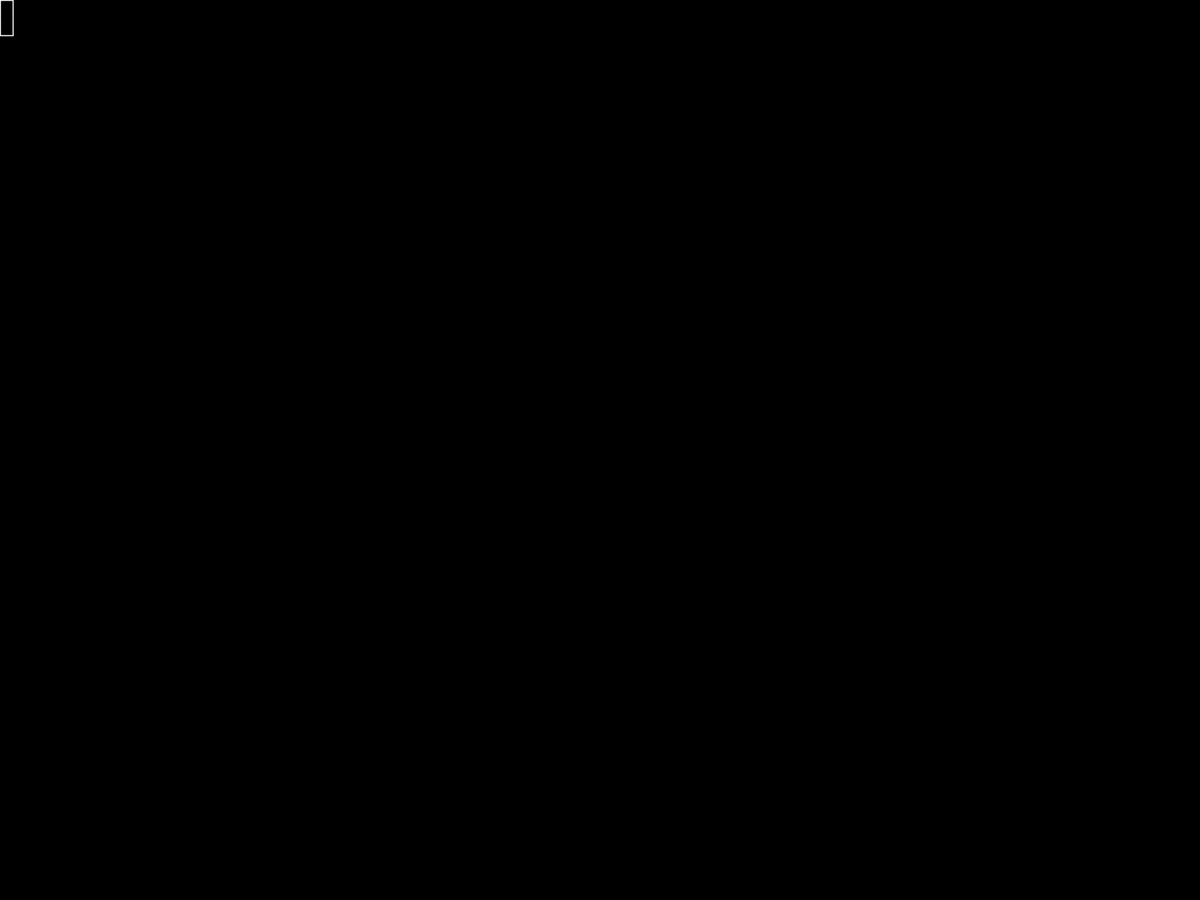
Frame 1 (no input)
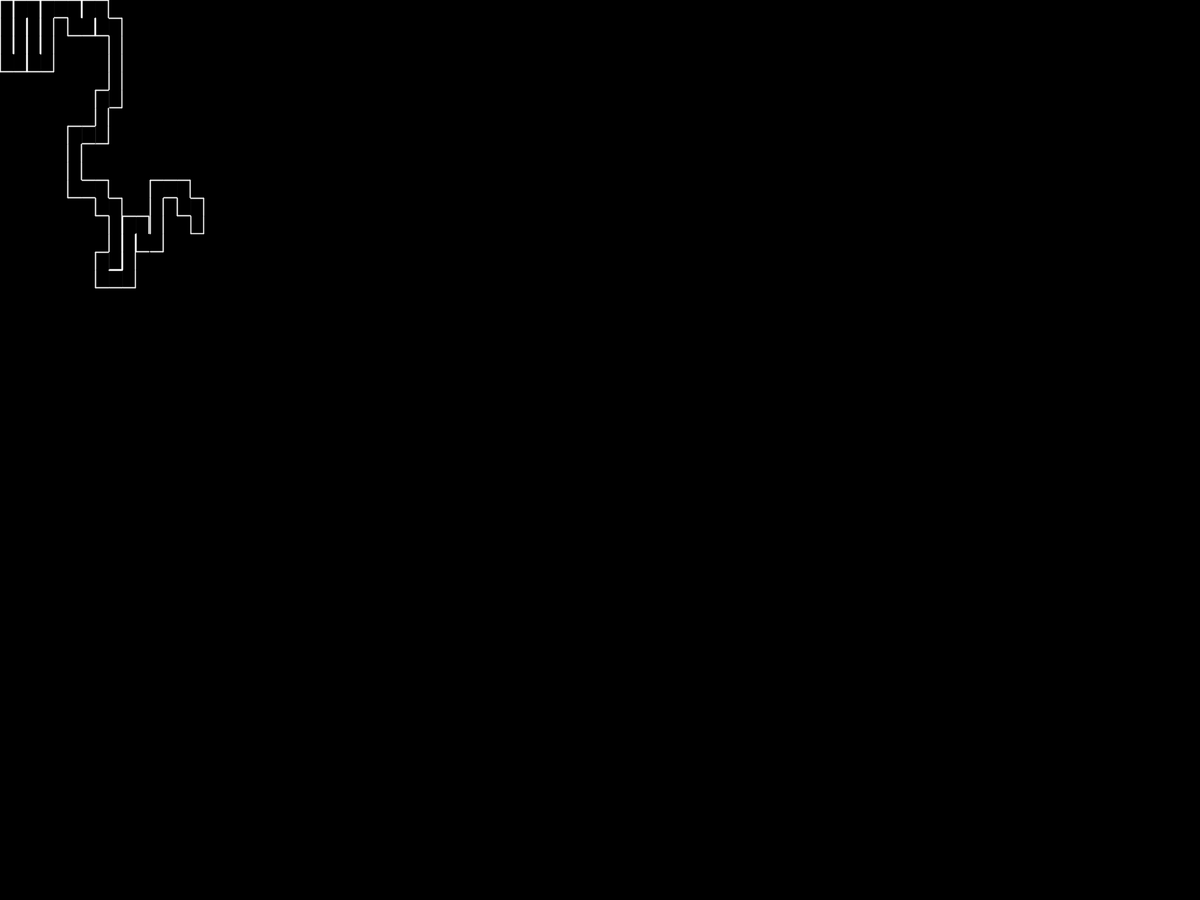
Frame 60 (the mouse pressed at the canvas centre just before this capture)
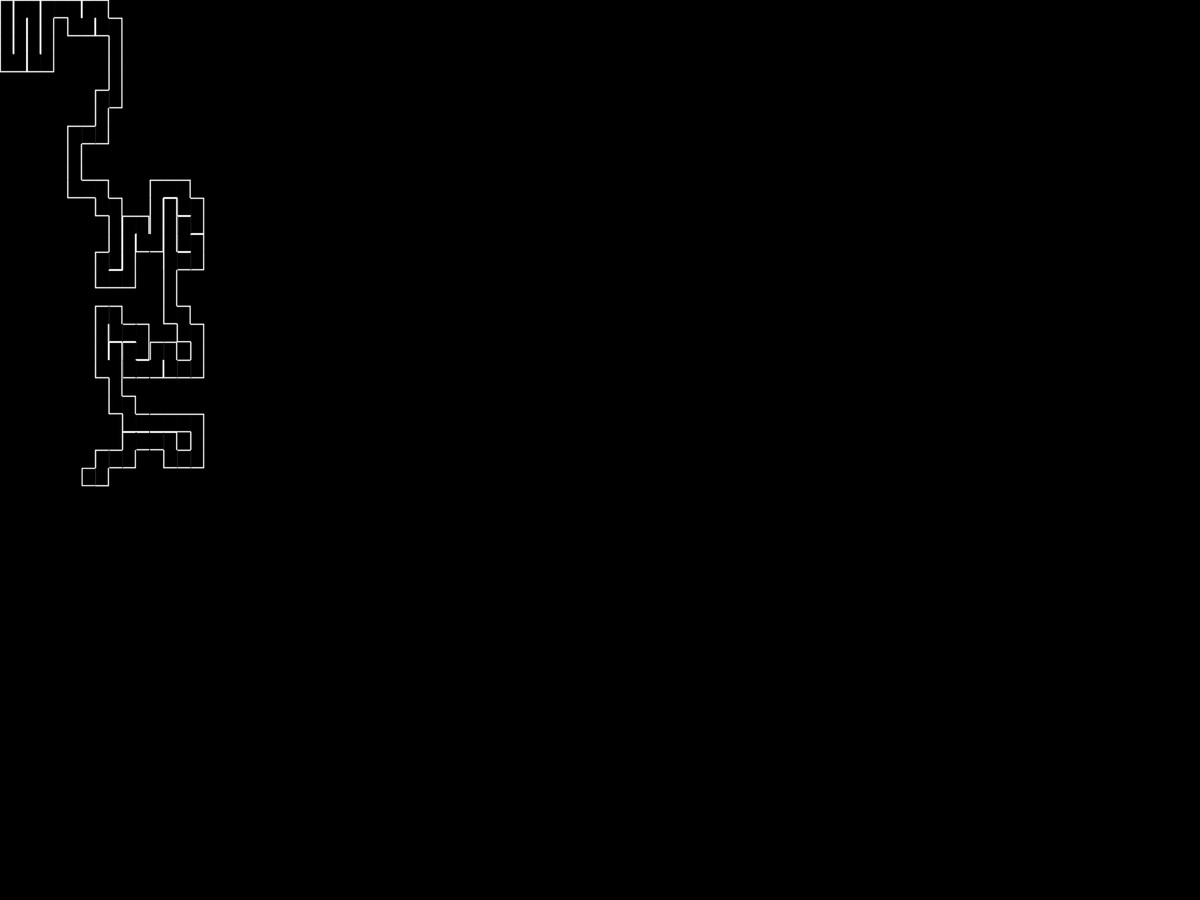
Frame 120 (the mouse held since frame 60 and released just before this capture)

The Processing sketch that drew these frames (run headless with seeded random() and noise(); from frame 60 on, the mouse is pressed at the canvas centre):

// Processing sketch: Maze_generator_fullscreen
// ── Maze_generator_fullscreen.pde
import java.util.Stack;

Cell[][] grid;
Cell current, prev;
Stack<Cell> stk = new Stack<>();
boolean done;
int m;
float w, h;

//SETTINGS
int n = 50; //size

void setup() {
  fullScreen();
  frameRate(10000);
  strokeWeight(1.5);

  m = floor(n*(16.0/9));

  grid = new Cell[n][m];
  for (int i=0; i<n; i++)
    for (int j=0; j<m; j++)
      grid[i][j] = new Cell(i, j);

  h = height / (n*1.0);
  w = width / (m*1.0);

  done = false;
  current = grid[0][0];
  prev = grid[0][0];
  grid[0][0].visited = true;
  stk.push(current);

  background(0);
}

void update() {
  if (findNeigh(current.i, current.j) == -1) {
    stk.pop();

    if (stk.empty()) {
      done = true;
      println("Done!");
      save("data/Maze.png");
      return;
    }

    current = stk.peek();
  }

  int x = findNeigh(current.i, current.j);
  if (x != -1) {
    prev = current;

    switch(x) {
    case 0:
      current.walls[0] = false;
      current = grid[current.i-1][current.j];
      current.walls[3] = false;
      break;
    case 1:
      current.walls[1] = false;
      current = grid[current.i][current.j-1];
      current.walls[2] = false;
      break;
    case 2:
      current.walls[2] = false;
      current = grid[current.i][current.j+1];
      current.walls[1] = false;
      break;
    case 3:
      current.walls[3] = false;
      current = grid[current.i+1][current.j];
      current.walls[0] = false;
      break;
    }

    current.visited = true;
    stk.push(current);
  }
}

void draw() {
  if (!done)
    update();

  prev.show();
  current.show();
}

int findNeigh(int i, int j) {
  ArrayList<Integer> neigh = new ArrayList<>();

  if (i>0 && !grid[i-1][j].visited)
    neigh.add(0);
  if (i<n-1 && !grid[i+1][j].visited)
    neigh.add(3);
  if (j>0 && !grid[i][j-1].visited)
    neigh.add(1);
  if (j<m-1 && !grid[i][j+1].visited)
    neigh.add(2);

  if (neigh.size() > 0)
    return neigh.get(floor(random(neigh.size())));

  return -1;
}

// ── Cell.pde
class Cell {
  int i, j;
  boolean[] walls;
  boolean visited;

  Cell(int i, int j) {
    this.i = i;
    this.j = j;

    visited = false;

    walls = new boolean[4];
    for (int k=0; k<4; k++)
      walls[k] = true;
  }

  void show() {
    pushMatrix();
    translate(j*w, i*h);

    if (visited) {
      noStroke();
      fill(0);
      rect(0, 0, w, h);
    }

    stroke(255);
    if (walls[0])
      line(0, 0, w-1, 0);
    if (walls[1])
      line(0, 0, 0, h-1);
    if (walls[2])
      line(w-1, 0, w-1, h-1);
    if (walls[3])
      line(0, h-1, w-1, h-1);

    popMatrix();
  }
}
